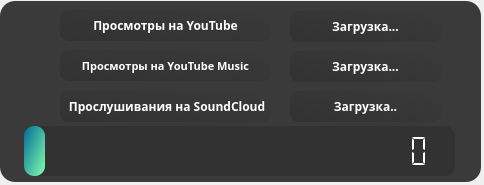
<?xml version="1.0" encoding="UTF-8"?>
<ui version="4.0">
 <class>MainWindow</class>
 <widget class="QMainWindow" name="MainWindow">
  <property name="geometry">
   <rect>
    <x>0</x>
    <y>0</y>
    <width>484</width>
    <height>185</height>
   </rect>
  </property>
  <property name="windowTitle">
   <string>MainWindow</string>
  </property>
  <widget class="QWidget" name="centralwidget">
   <widget class="QLabel" name="label">
    <property name="geometry">
     <rect>
      <x>20</x>
      <y>11</y>
      <width>32</width>
      <height>32</height>
     </rect>
    </property>
    <property name="contextMenuPolicy">
     <enum>Qt::ActionsContextMenu</enum>
    </property>
    <property name="lineWidth">
     <number>5</number>
    </property>
    <property name="text">
     <string/>
    </property>
    <property name="pixmap">
     <pixmap>C:/Users/Windows10/Downloads/YouTube_23392.png</pixmap>
    </property>
   </widget>
   <widget class="QLabel" name="label_2">
    <property name="geometry">
     <rect>
      <x>20</x>
      <y>91</y>
      <width>32</width>
      <height>32</height>
     </rect>
    </property>
    <property name="lineWidth">
     <number>5</number>
    </property>
    <property name="text">
     <string/>
    </property>
    <property name="pixmap">
     <pixmap>C:/Users/Windows10/Downloads/soundcloud_icon-icons.com_66677.png</pixmap>
    </property>
    <property name="scaledContents">
     <bool>false</bool>
    </property>
   </widget>
   <widget class="QLabel" name="label_3">
    <property name="geometry">
     <rect>
      <x>20</x>
      <y>51</y>
      <width>32</width>
      <height>32</height>
     </rect>
    </property>
    <property name="lineWidth">
     <number>5</number>
    </property>
    <property name="text">
     <string/>
    </property>
    <property name="pixmap">
     <pixmap>C:/Users/Windows10/Downloads/youtube_music_social_network_song_multimedia_icon_192250.png</pixmap>
    </property>
   </widget>
   <widget class="QLCDNumber" name="lcdNumber">
    <property name="geometry">
     <rect>
      <x>30</x>
      <y>131</y>
      <width>421</width>
      <height>41</height>
     </rect>
    </property>
    <property name="font">
     <font>
      <family>MS Shell Dlg 2</family>
      <weight>50</weight>
      <italic>false</italic>
      <bold>false</bold>
      <underline>false</underline>
      <strikeout>false</strikeout>
     </font>
    </property>
    <property name="styleSheet">
     <string notr="true">QLCDNumber{
	color: rgb(255, 255, 255);
}</string>
    </property>
    <property name="frameShape">
     <enum>QFrame::NoFrame</enum>
    </property>
    <property name="frameShadow">
     <enum>QFrame::Sunken</enum>
    </property>
    <property name="smallDecimalPoint">
     <bool>true</bool>
    </property>
    <property name="digitCount">
     <number>20</number>
    </property>
    <property name="segmentStyle">
     <enum>QLCDNumber::Flat</enum>
    </property>
    <property name="value" stdset="0">
     <double>0.000000000000000</double>
    </property>
    <property name="intValue" stdset="0">
     <number>0</number>
    </property>
   </widget>
   <widget class="QLabel" name="label_yt">
    <property name="geometry">
     <rect>
      <x>60</x>
      <y>10</y>
      <width>211</width>
      <height>31</height>
     </rect>
    </property>
    <property name="font">
     <font>
      <family>Trebuchet MS</family>
      <weight>75</weight>
      <bold>true</bold>
      <stylestrategy>PreferAntialias</stylestrategy>
      <kerning>true</kerning>
     </font>
    </property>
    <property name="styleSheet">
     <string notr="true">QLabel{
	color: white;
	border-radius:8px;
	background-color: qlineargradient(spread:pad, x1:0, y1:1, x2:1, y2:0, stop:0 rgba(50, 50, 50, 255), stop:1 rgba(255, 255, 255, 0));
}</string>
    </property>
    <property name="text">
     <string>Просмотры на YouTube</string>
    </property>
    <property name="alignment">
     <set>Qt::AlignCenter</set>
    </property>
   </widget>
   <widget class="QFrame" name="frame">
    <property name="geometry">
     <rect>
      <x>0</x>
      <y>1</y>
      <width>481</width>
      <height>181</height>
     </rect>
    </property>
    <property name="sizePolicy">
     <sizepolicy hsizetype="Maximum" vsizetype="Maximum">
      <horstretch>0</horstretch>
      <verstretch>0</verstretch>
     </sizepolicy>
    </property>
    <property name="styleSheet">
     <string notr="true">QFrame{
	background-color: rgb(58, 58, 58);
	border-radius: 15px;
}</string>
    </property>
    <property name="frameShape">
     <enum>QFrame::NoFrame</enum>
    </property>
    <property name="frameShadow">
     <enum>QFrame::Raised</enum>
    </property>
    <widget class="QLabel" name="label_ytmsuic">
     <property name="geometry">
      <rect>
       <x>60</x>
       <y>49</y>
       <width>211</width>
       <height>31</height>
      </rect>
     </property>
     <property name="font">
      <font>
       <family>Trebuchet MS</family>
       <pointsize>8</pointsize>
       <weight>75</weight>
       <bold>true</bold>
       <stylestrategy>PreferAntialias</stylestrategy>
       <kerning>true</kerning>
      </font>
     </property>
     <property name="styleSheet">
      <string notr="true">QLabel{
	color: white;
	border-radius:8px;
	background-color: qlineargradient(spread:pad, x1:0, y1:1, x2:1, y2:0, stop:0 rgba(50, 50, 50, 255), stop:1 rgba(255, 255, 255, 0));
}</string>
     </property>
     <property name="text">
      <string>Просмотры на YouTube Music</string>
     </property>
     <property name="alignment">
      <set>Qt::AlignCenter</set>
     </property>
    </widget>
    <widget class="QLabel" name="label_soundcloud">
     <property name="geometry">
      <rect>
       <x>60</x>
       <y>90</y>
       <width>211</width>
       <height>31</height>
      </rect>
     </property>
     <property name="font">
      <font>
       <family>Trebuchet MS</family>
       <pointsize>9</pointsize>
       <weight>75</weight>
       <bold>true</bold>
       <stylestrategy>PreferAntialias</stylestrategy>
       <kerning>true</kerning>
      </font>
     </property>
     <property name="styleSheet">
      <string notr="true">QLabel{
	color: white;
	border-radius:8px;
	background-color: qlineargradient(spread:pad, x1:0, y1:1, x2:1, y2:0, stop:0 rgba(50, 50, 50, 255), stop:1 rgba(255, 255, 255, 0));
}</string>
     </property>
     <property name="text">
      <string> Прослушивания на SoundCloud</string>
     </property>
     <property name="alignment">
      <set>Qt::AlignCenter</set>
     </property>
    </widget>
    <widget class="QProgressBar" name="progressBar">
     <property name="geometry">
      <rect>
       <x>24</x>
       <y>125</y>
       <width>431</width>
       <height>50</height>
      </rect>
     </property>
     <property name="styleSheet">
      <string notr="true">QProgressBar{
	border-radius: 10px;
	background-color: rgb(50, 50, 50);
}
QProgressBar::chunk{
	border-radius: 10px;
	background-color: qlineargradient(spread:pad, x1:0, y1:0, x2:1, y2:1, stop:0 rgba(0, 107, 150, 255), stop:1 rgba(130, 255, 174, 255));
}</string>
     </property>
     <property name="maximum">
      <number>100</number>
     </property>
     <property name="value">
      <number>5</number>
     </property>
     <property name="alignment">
      <set>Qt::AlignLeading|Qt::AlignLeft|Qt::AlignVCenter</set>
     </property>
     <property name="textVisible">
      <bool>false</bool>
     </property>
     <property name="orientation">
      <enum>Qt::Horizontal</enum>
     </property>
     <property name="textDirection">
      <enum>QProgressBar::TopToBottom</enum>
     </property>
    </widget>
    <widget class="QLabel" name="label_views_3">
     <property name="geometry">
      <rect>
       <x>290</x>
       <y>90</y>
       <width>151</width>
       <height>31</height>
      </rect>
     </property>
     <property name="font">
      <font>
       <family>Trebuchet MS</family>
       <pointsize>9</pointsize>
       <weight>75</weight>
       <bold>true</bold>
       <stylestrategy>PreferAntialias</stylestrategy>
       <kerning>true</kerning>
      </font>
     </property>
     <property name="contextMenuPolicy">
      <enum>Qt::PreventContextMenu</enum>
     </property>
     <property name="styleSheet">
      <string notr="true">QLabel{
	color: white;
	border-radius:8px;
	background-color: qlineargradient(spread:pad, x1:0, y1:1, x2:1, y2:0, stop:0 rgba(50, 50, 50, 255), stop:1 rgba(255, 255, 255, 0));
}</string>
     </property>
     <property name="text">
      <string>Загрузка..</string>
     </property>
     <property name="alignment">
      <set>Qt::AlignCenter</set>
     </property>
    </widget>
    <widget class="QLabel" name="label_views_2">
     <property name="geometry">
      <rect>
       <x>290</x>
       <y>50</y>
       <width>151</width>
       <height>31</height>
      </rect>
     </property>
     <property name="font">
      <font>
       <family>Trebuchet MS</family>
       <pointsize>9</pointsize>
       <weight>75</weight>
       <bold>true</bold>
       <stylestrategy>PreferAntialias</stylestrategy>
       <kerning>true</kerning>
      </font>
     </property>
     <property name="styleSheet">
      <string notr="true">QLabel{
	color: white;
	border-radius:8px;
	background-color: qlineargradient(spread:pad, x1:0, y1:1, x2:1, y2:0, stop:0 rgba(50, 50, 50, 255), stop:1 rgba(255, 255, 255, 0));
}</string>
     </property>
     <property name="text">
      <string>Загрузка...</string>
     </property>
     <property name="alignment">
      <set>Qt::AlignCenter</set>
     </property>
    </widget>
    <widget class="QLabel" name="label_views_1">
     <property name="geometry">
      <rect>
       <x>290</x>
       <y>10</y>
       <width>151</width>
       <height>31</height>
      </rect>
     </property>
     <property name="font">
      <font>
       <family>Trebuchet MS</family>
       <pointsize>9</pointsize>
       <weight>75</weight>
       <bold>true</bold>
       <stylestrategy>PreferAntialias</stylestrategy>
       <kerning>true</kerning>
      </font>
     </property>
     <property name="focusPolicy">
      <enum>Qt::NoFocus</enum>
     </property>
     <property name="layoutDirection">
      <enum>Qt::LeftToRight</enum>
     </property>
     <property name="styleSheet">
      <string notr="true">QLabel{
	color: white;
	border-radius:8px;
	background-color: qlineargradient(spread:pad, x1:0, y1:1, x2:1, y2:0, stop:0 rgba(50, 50, 50, 255), stop:1 rgba(255, 255, 255, 0));
}</string>
     </property>
     <property name="frameShape">
      <enum>QFrame::NoFrame</enum>
     </property>
     <property name="text">
      <string>Загрузка...</string>
     </property>
     <property name="textFormat">
      <enum>Qt::AutoText</enum>
     </property>
     <property name="alignment">
      <set>Qt::AlignCenter</set>
     </property>
    </widget>
    <widget class="QPushButton" name="CloseButton">
     <property name="geometry">
      <rect>
       <x>455</x>
       <y>10</y>
       <width>16</width>
       <height>16</height>
      </rect>
     </property>
     <property name="focusPolicy">
      <enum>Qt::NoFocus</enum>
     </property>
     <property name="contextMenuPolicy">
      <enum>Qt::NoContextMenu</enum>
     </property>
     <property name="styleSheet">
      <string notr="true">QPushButton{
	background-color: rgb(58, 58, 58);
}</string>
     </property>
     <property name="text">
      <string/>
     </property>
     <property name="icon">
      <iconset>
       <normaloff>C:/Users/Windows10/Downloads/button.ico</normaloff>C:/Users/Windows10/Downloads/button.ico</iconset>
     </property>
     <property name="autoRepeatInterval">
      <number>100</number>
     </property>
     <property name="default">
      <bool>false</bool>
     </property>
     <property name="flat">
      <bool>true</bool>
     </property>
    </widget>
   </widget>
   <zorder>frame</zorder>
   <zorder>label</zorder>
   <zorder>label_2</zorder>
   <zorder>label_3</zorder>
   <zorder>lcdNumber</zorder>
   <zorder>label_yt</zorder>
  </widget>
 </widget>
 <resources/>
 <connections/>
</ui>
